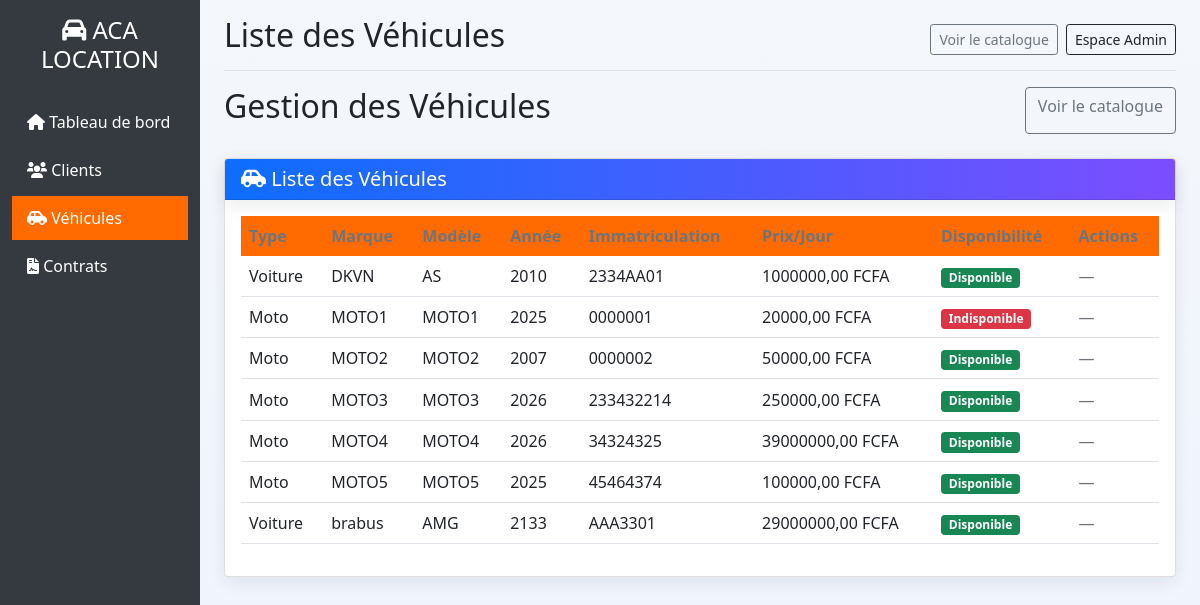
Page /vehicules/ on the committed database.
### gestion/models.py (models this page shows, shortened)
class Vehicule(models.Model):
    TYPE_VEHICULE = [
        ('voiture', 'Voiture'),
        ('moto', 'Moto'),
    ]
    type_vehicule = models.CharField(max_length=20, choices=TYPE_VEHICULE)
    marque = models.CharField(max_length=100)
    modele = models.CharField(max_length=100)
    annee = models.IntegerField()
    immatriculation = models.CharField(max_length=20, unique=True)
    prix_journalier = models.DecimalField(max_digits=10, decimal_places=2, validators=[MinValueValidator(0)])
    cylindree = models.IntegerField(blank=True, null=True)
    nombre_portes = models.IntegerField(blank=True, null=True)
    disponible = models.BooleanField(default=True)
    image = models.ImageField(upload_to='vehicules/', blank=True, null=True)
    date_ajout = models.DateTimeField(auto_now_add=True)
    class Meta:
        verbose_name = "Véhicule"
        verbose_name_plural = "Véhicules"
        ordering = ['-date_ajout']
    class Meta:
        verbose_name = "Véhicule"
        verbose_name_plural = "Véhicules"

### gestion/views.py (the view)
# urls.py: path('vehicules/', views.liste_vehicules, name='liste_vehicules'),
def liste_vehicules(request):
    vehicules = Vehicule.objects.all().order_by('marque')
    return render(request, 'gestion/vehicules/liste.html', {'vehicules': vehicules})

### gestion/templates/gestion/vehicules/liste.html (shortened to what this page needs)
{% extends 'gestion/base.html' %}
{% block page_title %}Liste des Véhicules{% endblock %}
{% block content %}
    <div class="d-flex justify-content-between mb-4">
    <h2>Gestion des Véhicules</h2>
    {% if request.user.is_staff %}
    <a href="{% url 'ajouter_vehicule' %}" class="btn btn-primary-custom">
        <i class="fas fa-car-side"></i> Nouveau Véhicule
    </a>
    {% else %}
    <a href="/catalogue/" class="btn btn-outline-secondary">Voir le catalogue</a>
    {% endif %}
</div>
<div class="card">
    <div class="card-header bg-primary-custom text-white">
        <h5 class="mb-0"><i class="fas fa-car-side"></i> Liste des Véhicules</h5>
    </div>
    <div class="card-body">
        {% if vehicules %}
        <div class="table-responsive">
            <table class="table table-striped">
                <thead>
                    <tr>
                        <th>Type</th>
                        <th>Marque</th>
                        <th>Modèle</th>
                        <th>Année</th>
                        <th>Immatriculation</th>
                        <th>Prix/Jour</th>
                        <th>Disponibilité</th>
                        <th>Actions</th>
                    {% for vehicule in vehicules %}
                    <tr>
                        <td>{{ vehicule.get_type_vehicule_display }}</td>
                        <td>{{ vehicule.marque }}</td>
                        <td>{{ vehicule.modele }}</td>
                        <td>{{ vehicule.annee }}</td>
                        <td>{{ vehicule.immatriculation }}</td>
                        <td>{{ vehicule.prix_journalier }} FCFA</td>
                        <td>
                            <span class="badge bg-{% if vehicule.disponible %}success{% else %}danger{% endif %}">
                                {{ vehicule.disponible|yesno:"Disponible,Indisponible" }}
                            </span>
                        </td>
                        <td>
                            {% if request.user.is_staff %}
                            <a href="{% url 'modifier_vehicule' vehicule.id %}" class="btn btn-sm btn-outline-warning">
                                <i class="fas fa-edit"></i>
                            </a>
                            {% else %}
                            <span class="text-muted">—</span>
                            {% endif %}
                        </td>
                    </tr>
                    {% endfor %}
            </table>
        </div>
        {% endif %}
    </div>
</div>
{% endblock %}

### static/css/theme.css (style rules this page uses)
:root { --primary: #0d6efd; --accent: #7c4dff; --muted: #6c757d; --bg: #f4f7fb; --card: #ffffff; --success: #198754; --danger: #dc3545; --radius: 12px; --shadow: 0 6px 18px rgba(16,24,40,0.08); --glass: rgba(255,255,255,0.6); --glass-border: rgba(124,77,255,0.08); }
body { background: linear-gradient(180deg, var(--bg), #eef4ff); color: #162447; font-family: "Inter", system-ui, -apple-system, "Segoe UI", Roboto, "Helvetica Neue", Arial; -webkit-font-smoothing: antialiased; -moz-osx-font-smoothing: grayscale; padding-bottom: 40px; }
.navbar, .card-header { background: linear-gradient(90deg, var(--primary), var(--accent)); color: white !important; border-radius: 8px; box-shadow: var(--shadow); }
.card { border: none; border-radius: var(--radius); background: var(--card); box-shadow: var(--shadow); }
.table thead th { border-bottom: none; color: var(--muted); }

### gestion/templates/gestion/base.html (style rules this page uses)
:root { --primary-color: #ff6b00; --primary-dark: #e55a00; --light-bg: #f8f9fa; }
.bg-primary-custom { background-color: var(--primary-color) !important; }
.table th { background-color: var(--primary-color); color: white; }

### rows in the picture
Vehicule: type_vehicule "Voiture", marque "DKVN", modele "AS", annee "2010", immatriculation "2334AA01", prix_journalier "1000000,00", disponible "Disponible"
Vehicule: type_vehicule "Moto", marque "MOTO1", modele "MOTO1", annee "2025", immatriculation "0000001", prix_journalier "20000,00", disponible "Indisponible"
Vehicule: type_vehicule "Moto", marque "MOTO2", modele "MOTO2", annee "2007", immatriculation "0000002", prix_journalier "50000,00", disponible "Disponible"
Vehicule: type_vehicule "Moto", marque "MOTO3", modele "MOTO3", annee "2026", immatriculation "233432214", prix_journalier "250000,00", disponible "Disponible"
Vehicule: type_vehicule "Moto", marque "MOTO4", modele "MOTO4", annee "2026", immatriculation "34324325", prix_journalier "39000000,00", disponible "Disponible"
Vehicule: type_vehicule "Moto", marque "MOTO5", modele "MOTO5", annee "2025", immatriculation "45464374", prix_journalier "100000,00", disponible "Disponible"
Vehicule: type_vehicule "Voiture", marque "brabus", modele "AMG", annee "2133", immatriculation "AAA3301", prix_journalier "29000000,00", disponible "Disponible"
